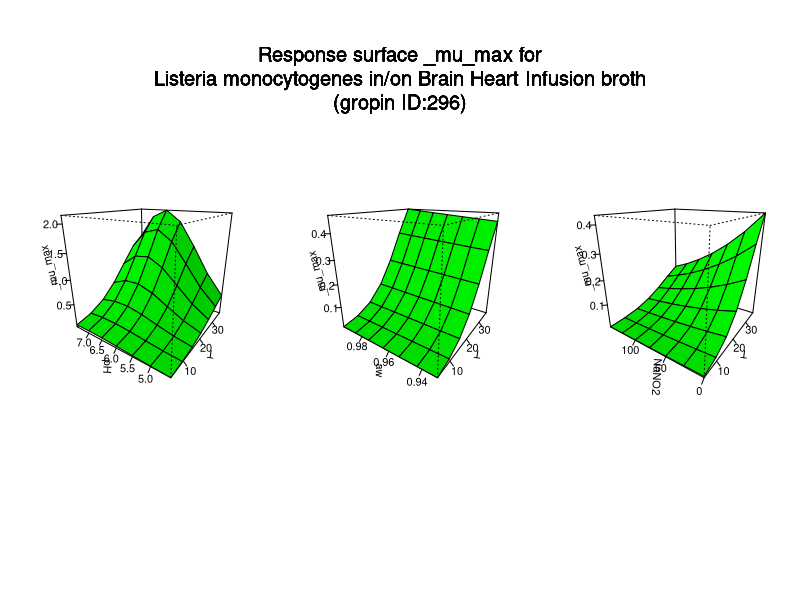

Source code (R):
#############################
# start of Parameter script
#############################
T <- seq(4.004,36.963036963037,length.out=7)
pH <- seq(4.5045,7.49250749250749,length.out=7)
aw <- seq(0.931931,0.996003996003996,length.out=7)
NaNO2 <- seq(0,149.85014985015,length.out=7)
#############################
# end of Parameter script
#############################
############################# 
# start of Model script Gropin ID 296 
#############################
 
# constant coefficients for this model
 
variables <- data.frame(T,pH,aw,NaNO2)
argumentsPar <- unique.data.frame(expand.grid(variables))
 
# heart of the model
response_surface <- function(T,pH,aw,NaNO2) {
   mumax <-log(2)/exp(21.4583-0.268*T+0.0128*(-33.3333+0.0220472*((sqrt(1.51165*(10^21)*(aw^2)-3.28336*(10^21)*aw+1.78325*(10^21))-3.888*(10^10)*aw+4.22242*(10^10))^(1/3))-15712.5/((sqrt(1.51165*(10^21)*(aw^2)-3.28336*(10^21)*aw+1.78325*(10^21))-3.888*(10^10)*aw+4.22242*(10^10))^(1/3)))-5.2966*pH+0.0202*NaNO2-0.00000794*T*(-33.3333+0.0220472*((sqrt(1.51165*(10^21)*(aw^2)-3.28336*(10^21)*aw+1.78325*(10^21))-3.888*(10^10)*aw+4.22242*(10^10))^(1/3))-15712.5/((sqrt(1.51165*(10^21)*(aw^2)-3.28336*(10^21)*aw+1.78325*(10^21))-3.888*(10^10)*aw+4.22242*(10^10))^(1/3)))+0.00757*T*pH-0.00000051*T*NaNO2-0.00137*(-33.3333+0.0220472*((sqrt(1.51165*(10^21)*(aw^2)-3.28336*(10^21)*aw+1.78325*(10^21))-3.888*(10^10)*aw+4.22242*(10^10))^(1/3))-15712.5/((sqrt(1.51165*(10^21)*(aw^2)-3.28336*(10^21)*aw+1.78325*(10^21))-3.888*(10^10)*aw+4.22242*(10^10))^(1/3)))*pH+0.00000528*(-33.3333+0.0220472*((sqrt(1.51165*(10^21)*(aw^2)-3.28336*(10^21)*aw+1.78325*(10^21))-3.888*(10^10)*aw+4.22242*(10^10))^(1/3))-15712.5/((sqrt(1.51165*(10^21)*(aw^2)-3.28336*(10^21)*aw+1.78325*(10^21))-3.888*(10^10)*aw+4.22242*(10^10))^(1/3)))*NaNO2-0.00278*pH*NaNO2+0.00267*(T^2)+0.000122*((-33.3333+0.0220472*((sqrt(1.51165*(10^21)*(aw^2)-3.28336*(10^21)*aw+1.78325*(10^21))-3.888*(10^10)*aw+4.22242*(10^10))^(1/3))-15712.5/((sqrt(1.51165*(10^21)*(aw^2)-3.28336*(10^21)*aw+1.78325*(10^21))-3.888*(10^10)*aw+4.22242*(10^10))^(1/3)))^2)+0.3842*(pH^2)-0.00000059*(NaNO2^2))

	return(mumax=mumax)
} 

# output parameters
responseSurface <- cbind(argumentsPar,response_surface(argumentsPar['T'],argumentsPar['pH'],argumentsPar['aw'],argumentsPar['NaNO2']))
colnames(responseSurface) <- c(colnames(argumentsPar),'mumax')
#############################
# End of Model script
#############################
############################# 
# start of Visualisation script Gropin ID 296 
#############################
titleText <-'Response surface _mu_max for
Listeria monocytogenes in/on Brain Heart Infusion broth
(gropin ID:296)'
argPar1 <- unique.data.frame(expand.grid(T,pH))
argPar2 <- unique.data.frame(expand.grid(T,aw))
argPar3 <- unique.data.frame(expand.grid(T,NaNO2))
z1 <- matrix(unlist(response_surface(T = argPar1[1],pH = argPar1[2],aw = aw[1],NaNO2 = NaNO2[1])),nrow=7)
z2 <- matrix(unlist(response_surface(T = argPar2[1],aw = argPar2[2],pH = pH[1],NaNO2 = NaNO2[1])),nrow=7)
z3 <- matrix(unlist(response_surface(T = argPar3[1],NaNO2 = argPar3[2],pH = pH[1],aw = aw[1])),nrow=7)
# adding precaution if response surface is zero
myZLim1 <- range(z1)
if(myZLim1[1] == myZLim1[2]) myZLim1[2] <- myZLim1[2]+1
myZLim2 <- range(z2)
if(myZLim2[1] == myZLim2[2]) myZLim2[2] <- myZLim2[2]+1
myZLim3 <- range(z3)
if(myZLim3[1] == myZLim3[2]) myZLim3[2] <- myZLim3[2]+1
if(length(T)>1 & length(pH)>1 & length(aw)>1 & length(NaNO2)>1) {
	par(mfrow = c(1,3))
	persp(T,pH,z1,col = 'green',xlab='T',ylab='pH',zlab='_mu_max',zlim=myZLim1,theta=305,phi=20,shade=0.25,ticktype = 'detailed')
	persp(T,aw,z2,col = 'green',xlab='T',ylab='aw',zlab='_mu_max',zlim=myZLim2,theta=305,phi=20,shade=0.25,ticktype = 'detailed')
	persp(T,NaNO2,z3,col = 'green',xlab='T',ylab='NaNO2',zlab='_mu_max',zlim=myZLim3,theta=305,phi=20,shade=0.25,ticktype = 'detailed')
	mtext(titleText,outer=T,  cex=1.2, line=-8.5, side=3)
} else {
		myPars <- unique.data.frame(expand.grid(T,pH,aw,NaNO2))
		myZ <-matrix(unlist(response_surface(myPars[,1],myPars[,2],myPars[,3],myPars[,4])),nrow=7)
		myZLim <- range(myZ)
if(myZLim[1] == myZLim[2]) myZLim[2] <- myZLim[2]+1
	if(length(aw)==1 & length(NaNO2)==1) {
		persp(T,pH,myZ,col = 'green',xlab='T',ylab='pH',zlab='_mu_max',main=titleText,sub=paste('other variable: aw =',round(aw,digits = 2), 'NaNO2 =',round(NaNO2,digits = 2)),zlim=myZLim,theta=305,phi=20,shade=0.25,ticktype = 'detailed')
	}
	if(length(pH)==1 & length(NaNO2)==1) {
		persp(T,aw,myZ,col = 'green',xlab='T',ylab='aw',zlab='_mu_max',main=titleText,sub=paste('other variable: pH =',round(pH,digits = 2), 'NaNO2 =',round(NaNO2,digits = 2)),zlim=myZLim,theta=305,phi=20,shade=0.25,ticktype = 'detailed')
	}
	if(length(pH)==1 & length(aw)==1) {
		persp(T,NaNO2,myZ,col = 'green',xlab='T',ylab='NaNO2',zlab='_mu_max',main=titleText,sub=paste('other variable: pH =',round(pH,digits = 2), 'aw =',round(aw,digits = 2)),zlim=myZLim,theta=305,phi=20,shade=0.25,ticktype = 'detailed')
	}
	if(length(T)==1 & length(NaNO2)==1) {
		persp(pH,aw,myZ,col = 'green',xlab='pH',ylab='aw',zlab='_mu_max',main=titleText,sub=paste('other variable: T =',round(T,digits = 2), 'NaNO2 =',round(NaNO2,digits = 2)),zlim=myZLim,theta=305,phi=20,shade=0.25,ticktype = 'detailed')
	}
	if(length(T)==1 & length(aw)==1) {
		persp(pH,NaNO2,myZ,col = 'green',xlab='pH',ylab='NaNO2',zlab='_mu_max',main=titleText,sub=paste('other variable: T =',round(T,digits = 2), 'aw =',round(aw,digits = 2)),zlim=myZLim,theta=305,phi=20,shade=0.25,ticktype = 'detailed')
	}
	if(length(T)==1 & length(pH)==1) {
		persp(aw,NaNO2,myZ,col = 'green',xlab='aw',ylab='NaNO2',zlab='_mu_max',main=titleText,sub=paste('other variable: T =',round(T,digits = 2), 'pH =',round(pH,digits = 2)),zlim=myZLim,theta=305,phi=20,shade=0.25,ticktype = 'detailed')
	}
}
#############################
# End of Visualisation script
#############################
